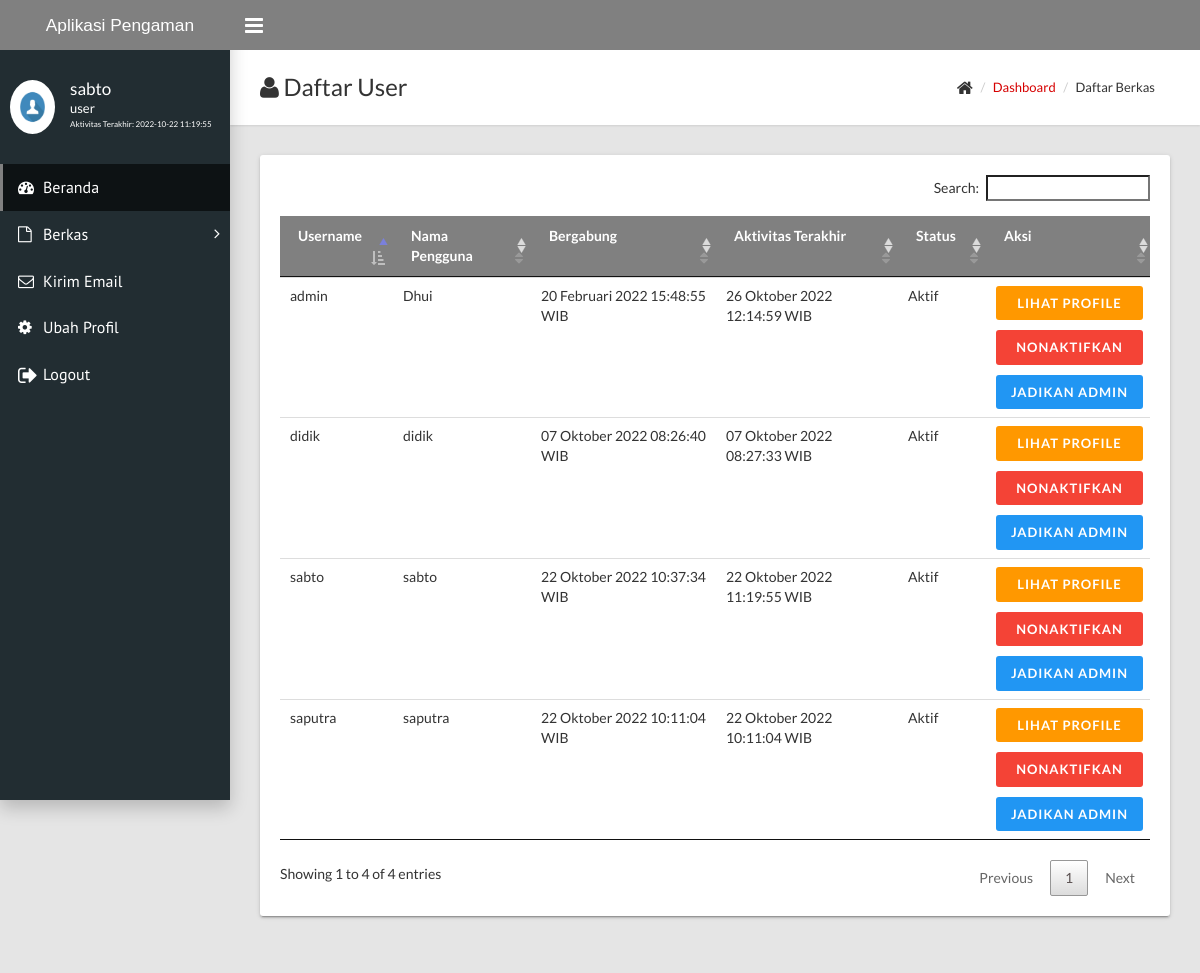
The page /dashboard/userdata.php (signed in) on the database its author committed.
### tables this page shows
CREATE TABLE `users` (
  `username` varchar(15) NOT NULL,
  `password` varchar(100) DEFAULT NULL,
  `email` varchar(100) NOT NULL,
  `fullname` varchar(50) DEFAULT NULL,
  `job_title` varchar(50) DEFAULT NULL,
  `img` text DEFAULT NULL,
  `verifikasi` enum('Ya','Tidak','Blokir') NOT NULL,
  `join_date` timestamp NULL DEFAULT NULL,
  `last_activity` timestamp NULL DEFAULT NULL,
  `status` enum('1','2') DEFAULT NULL,
  `token` varchar(200) NOT NULL
);

### dashboard/userdata.php (the view, shortened to what this page needs)
<?php
include('../config.php');
$last = $_SESSION['username'];
?>
<!DOCTYPE html>
<html>
<head>
    <link rel="stylesheet" type="text/css" href="../assets/css/main_3.css">
    <link rel="stylesheet" type="text/css" href="../assets/plugins/datatables/css/jquery.dataTables.css">
</head>
<body class="sidebar-mini fixed">
    <?php include('navmenu.php'); ?>
    <div class="content-wrapper">
        <div class="page-title">
            <div>
                <h1><i class="fa fa-user"></i> Daftar User</h1>
            </div>
            <div>
                <ul class="breadcrumb">
                    <li><i class="fa fa-home fa-lg"></i></li>
                    <li><a href="index.php">Dashboard</a></li>
                    <li>Daftar Berkas</li>
                </ul>
            </div>
        </div>
        <div class="row">
            <div class="col-md-12">
                <div class="card">
                    <div class="card-body">
                        <div class="table-responsive">
                            <table id="file" class="table striped">
                                <thead class="bg-primary">
                                    <tr>
                                        <td><strong>Username</strong></td>
                                        <td><strong>Nama Pengguna</strong></td>
                                        <td><strong>Bergabung</strong></td>
                                        <td><strong>Aktivitas Terakhir</strong></td>
                                        <td><strong>Status</strong></td>
                                        <td width="15%"><strong>Aksi</strong></td>
                                    </tr>
                                </thead>
                                <tbody>
                                    <?php
                                    $query = mysqli_query($connect, "SELECT username,fullname,verifikasi,
                                    DATE_FORMAT(join_date, '%d') as joinDate, DATE_FORMAT(join_date, '%M') as joinMonth,DATE_FORMAT(join_date, '%Y') as joinYear,DATE_FORMAT(join_date, '%H:%i:%s') as joinTime,
                                    DATE_FORMAT(last_activity, '%d') as lastDate, DATE_FORMAT(last_activity, '%M') as lastMonth,DATE_FORMAT(last_activity, '%Y') as lastYear,DATE_FORMAT(last_activity, '%H:%i:%s') as lastTime,
                                    status FROM users WHERE status != 1 AND verifikasi = 'Ya' OR verifikasi = 'Blokir' ORDER BY last_activity DESC");
                                    while ($data = mysqli_fetch_array($query)) {
                                        $joinMonth = $data['joinMonth'];
                                        $lastMonth = $data['lastMonth'];
                                        if ($joinMonth == 'Pebruari') {
                                            $joinMonth = 'Februari';
                                        } else {
                                            $joinMonth = $data['joinMonth'];
                                        }
                                        if ($lastMonth == 'Pebruari') {
                                            $lastMonth = 'Februari';
                                        } else {
                                            $lastMonth = $data['lastMonth'];
                                        }
                                        if ($data['verifikasi'] == "Ya") {
                                            $status = "Aktif";
                                        }
                                    ?>
                                        <tr>
                                            <td><?php echo $data['username']; ?></td>
                                            <td><?php echo $data['fullname']; ?></td>
                                            <td><?php echo $data['joinDate'] . " " . $joinMonth . " " . $data['joinYear'] . " " . $data['joinTime']; ?> WIB</td>
                                            <td><?php echo $data['lastDate'] . " " . $lastMonth . " " . $data['lastYear'] . " " . $data['lastTime']; ?> WIB</td>
                                            <td><?php echo $status; ?></td>
                                            <td>
                                                <a href="profile.php?id=<?php echo $data['username']; ?>" class="btn btn-warning" style="width:100%;">Lihat Profile</a>
                                                <?php
                                                if ($data['verifikasi'] == "Ya") {
                                                ?>
                                                    <a href="profile_nonaktif.php?id=<?php echo $data['username']; ?>" class="btn btn-danger" style="width:100%; margin-top:10px;">Nonaktifkan</a>
                                                    <a href="profile_admin.php?id=<?php echo $data['username']; ?>" class="btn btn-info" style="width:100%; margin-top:10px;">Jadikan Admin</a>
                                                <?php
                                                }
                                                ?>
                                            </td>
                                        </tr>
                                    <?php
                                    } ?>
                                </tbody>
                            </table>
                        </div>
                    </div>
                </div>
            </div>
        </div>
    </div>
</body>
</html>

### dashboard/navmenu.php (shortened to what this page needs)
<div class="wrapper">
  <header class="main-header hidden-print">
    <a class="logo"
    style="font-size:13pt; font-family:'Trebuchet MS', 'Lucida Sans Unicode', 'Lucida Grande', 'Lucida Sans', Arial, sans-serif;">
    <span style="margin-left: 5px;">Aplikasi Pengaman Surat</span>
  </a>
  <nav class="navbar navbar-static-top">
    <a class="sidebar-toggle" href="#" data-toggle="offcanvas"></a>
        </nav>
      </header>
      <aside class="main-sidebar hidden-print">
        <section class="sidebar">
          <div class="user-panel">
            <?php
            include '../config.php';
            $userdata = mysqli_query($connect, "SELECT * FROM users WHERE username = '$last'");
            $data = mysqli_fetch_array($userdata);
            if ($data['img'] != NULL) {
              $img = $data['img'];
            } else {
              $img = "default.png";
            }
            ?>
            <div class="pull-left image"><img class="img-circle" src="../assets/images/user/<?php echo $img; ?>"
              alt="User Image"></div>
              <div class="pull-left info">
                <p style="margin-top:-5px;"><?php echo $data['username']; ?></p>
                <p class="designation"><?php echo $data['job_title']; ?></p>
                <p class="designation" style="font-size:6pt;">Aktivitas Terakhir:
                  <?php echo $data['last_activity'] ?></p>
                </div>
              </div>
              <ul class="sidebar-menu">
                <?php
                $v = $_SESSION['username'];
                $query = mysqli_query($connect, "SELECT * FROM users WHERE username='$v'");
                $users = mysqli_fetch_array($query);
                if ($users['status'] == 1) {
                  ?>
                  <li class="active"><a href="index.php"><i class="fa fa-dashboard"></i><span>Beranda</span></a></li>
                  <?php
                }elseif($users['status'] == 2){
                  ?>
                  <li class="active"><a href="index.php"><i class="fa fa-dashboard"></i><span>Beranda</span></a></li>
                  <?php
                }
                ?>
                <?php
        if ($users['status'] == 1) {
          echo '<li class="treeview"><a href="#"><i class="fa fa-file-o"></i><span>Berkas</span><i class="fa fa-angle-right"></i></a>
          <ul class="treeview-menu">
          <li><a href="encrypt.php"><i class="fa fa-circle-o"></i> Enkripsi Berkas</a></li>
          <li><a href="decrypt.php"><i class="fa fa-circle-o"></i> Dekripsi Berkas</a></li>
          </ul>
          </li>';
        } elseif ($users['status'] == 2) {
          echo '<li class="treeview"><a href="#"><i class="fa fa-file-o"></i><span>Berkas</span><i class="fa fa-angle-right"></i></a>
          <ul class="treeview-menu">
          <li><a href="encrypt.php"><i class="fa fa-circle-o"></i> Enkripsi Berkas</a></li>
          <li><a href="decrypt.php"><i class="fa fa-circle-o"></i> Dekripsi Berkas</a></li>
          </ul>
          </li>';
        } else {
          echo "";
        }
        ?>
        <?php
        if ($users['status'] == 2) {
          ?>
          <li><a href="from_send.php"><i class="fa fa-envelope-o"></i><span>Kirim Email</span></a></li>
          <?php
        }
        ?>
        <li><a href="profile.php?id=<?php echo $_SESSION['username']; ?>"><i class="fa fa-cog"></i><span>Ubah
        Profil</span></a></li>
        <li><a href="logout.php"><i class="fa fa-sign-out fa-lg"></i><span>Logout</span></a></li>
      </ul>
    </section>
  </aside>

### rows shown on the page
users: username "sabto", job_title "user", last_activity "2022-10-22 11:19:55", fullname "sabto", joinDate "22", joinMonth "Oktober", joinYear "2022", joinTime "10:37:34", lastDate "22", lastMonth "Oktober", lastYear "2022", lastTime "11:19:55", verifikasi "Aktif"
users: username "admin", fullname "Dhui", joinDate "20", joinMonth "Februari", joinYear "2022", joinTime "15:48:55", lastDate "26", lastMonth "Oktober", lastYear "2022", lastTime "12:14:59", verifikasi "Aktif"
users: username "saputra", fullname "saputra", joinDate "22", joinMonth "Oktober", joinYear "2022", joinTime "10:11:04", lastDate "22", lastMonth "Oktober", lastYear "2022", lastTime "10:11:04", verifikasi "Aktif"
users: username "didik", fullname "didik", joinDate "07", joinMonth "Oktober", joinYear "2022", joinTime "08:26:40", lastDate "07", lastMonth "Oktober", lastYear "2022", lastTime "08:27:33", verifikasi "Aktif"
